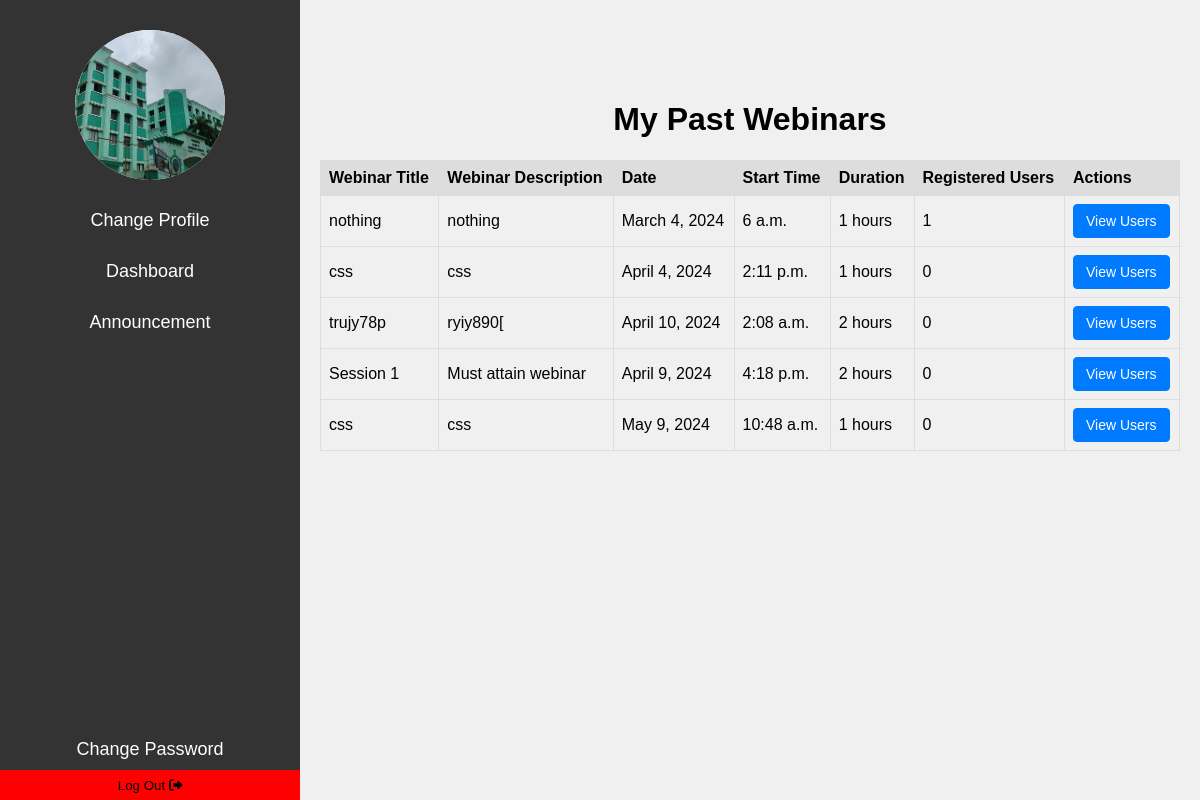
The page /my-past-webinars/ (signed in) on the database its author committed.
### webinars/models.py (models this page shows, shortened)
class Webinar(models.Model):
    title = models.CharField(max_length=100)
    description = models.TextField()
    date = models.DateField()
    start_time = models.TimeField()
    duration_hours = models.IntegerField()
    end_time = models.TimeField()
    host = models.ForeignKey(User, on_delete=models.CASCADE, related_name='hosted_webinars')
    registrations = models.IntegerField(default=0)  # New field for registrations

### webinars/views.py (the view)
# urls.py: path('my-past-webinars/', views.my_past_webinars, name='my_past_webinars'),
@login_required()
def my_past_webinars(request):
    current_datetime = timezone.now()
    profile, created = Profile.objects.get_or_create(user=request.user)
    profile_avatar = profile.avatar if profile else None
    past_webinars = Webinar.objects.filter(
    host=request.user,
    start_time__lt=current_datetime.time(),
    date__lt=current_datetime.date()
    )
    for webinar in past_webinars:
        registrations = Registration.objects.filter(webinar=webinar).select_related('user')
        webinar.registrations = registrations.count()  # Attach registrations data to each webinar object
    return render(request, 'my_past_webinars.html', {'past_webinars': past_webinars, 'user': request.user, 'profile': profile, 'profile_avatar': profile_avatar})

### webinars/templates/my_past_webinars.html (shortened to what this page needs)
<!DOCTYPE html>
{% load static %}
<html lang="en">
<head>
    <link rel="stylesheet" href="https://cdnjs.cloudflare.com/ajax/libs/font-awesome/6.5.1/css/all.min.css">
</head>
<body>
    <div class="sidebar">
        <div class="profile">
            {% if profile_avatar %}
            <img class="profile-pic" src="{{ profile_avatar.url }}" alt="Profile Avatar">
            {% else %}
            <img class="profile-pic" src="{% static 'path_to_default_avatar/default_avatar.jpg' %}" alt="Default Avatar">
            {% endif %}
        </div>
        <nav class="nav-menu">
            <ul>
                <li><a href="{%url 'profile'%}" class="nav-item">Change Profile</a></li>
                <li><a href="{%url 'home'%}" class="nav-item">Dashboard</a></li>
                <li><a href="#" class="nav-item">Announcement</a></li>
            </ul>
            <div class="bottom-links">
                <a href="{% url 'change_password'%}" class="nav-item">Change Password</a>
                <form method="post" action="{%url 'logout'%}" class="nav-item logout">
                    <button type="submit" class="nav-item logout">Log Out <i class="fas fa-sign-out-alt"></i></button>
                </form>
            </div>
        </nav>
    </div>
    <div class="main-content">
        <h1>My Past Webinars</h1>
        <table>
            <thead>
                <tr>
                    <th>Webinar Title</th>
                    <th>Webinar Description</th>
                    <th>Date</th>
                    <th>Start Time</th>
                    <th>Duration</th>
                    <th>Registered Users</th>
                    <th>Actions</th>
                </tr>
            </thead>
            <tbody>
                {% for webinar in past_webinars %}
                <tr>
                    <td>{{ webinar.title }}</td>
                    <td>{{ webinar.description }}</td>
                    <td>{{ webinar.date }}</td>
                    <td>{{ webinar.start_time }}</td>
                    <td>{{ webinar.duration_hours }} hours</td>
                    <td>{{ webinar.registrations }}</td>
                    <td>
                        <a href="{% url 'webinar_registered_users' webinar.id %}" class="btn-primary">View Users</a>
                    </td>
                </tr>
                {% endfor %}
            </tbody>
        </table>
    </div>
    {% include 'footer copy.html' %}
</body>
</html>

### webinars/templates/my_past_webinars.html (style rules this page uses)
body { color: black; font-family: Arial, sans-serif; margin: 0; padding: 0; background-color: #f0f0f0; }
.sidebar { height: 100%; width: 300px; position: fixed; left: 0; top: 0; background-color: #333; padding-top: 30px; overflow-y: auto; }
.profile-pic { width: 150px; height: 150px; border-radius: 50%; margin: 0 auto; display: block; background-color: #fff; }
.profile { text-align: center; margin-bottom: 20px; }
.nav-menu ul { list-style-type: none; padding: 0; margin: 0; }
.nav-menu li { margin-bottom: 10px; }
.nav-menu a { display: block; padding: 10px 20px; text-align: center; color: #fff; text-decoration: none; transition: background-color 0.3s; font-size: 18px; }
.bottom-links { position: absolute; bottom: 25px; width: 100%; text-align: center; }
.nav-item.logout { background-color: red; border: none; height: 30px; margin-bottom: 5px; }
.nav-item.logout i { margin-right: auto; }
.main-content { padding: 20px; margin-left: 300px; margin-top: 60px; }
h1 { text-align: center; }
table { width: 100%; border-collapse: collapse; margin-top: 20px; }
th, td { border: 1px solid #ddd; padding: 8px; text-align: left; }
th { background-color: #ddd; }
.btn-primary { display: inline-block; padding: 6px 12px; font-size: 14px; font-weight: normal; line-height: 1.42857143; text-align: center; white-space: nowrap; vertical-align: middle; cursor: pointer; background-image: none; border: 1px solid transparent; border-radius: 4px; background-color: #007bff; border-color: #007bff; color: #fff; text-decoration: none; }

### rows shown on the page
Webinar: title "nothing", description "nothing", date "March 4, 2024", start_time "6 a.m.", duration_hours "1", registrations "1"
Webinar: title "css", description "css", date "April 4, 2024", start_time "2:11 p.m.", duration_hours "1", registrations "0"
Webinar: title "trujy78p", description "ryiy890[", date "April 10, 2024", start_time "2:08 a.m.", duration_hours "2", registrations "0"
Webinar: title "Session 1", description "Must attain webinar", date "April 9, 2024", start_time "4:18 p.m.", duration_hours "2", registrations "0"
Webinar: title "css", description "css", date "May 9, 2024", start_time "10:48 a.m.", duration_hours "1", registrations "0"
